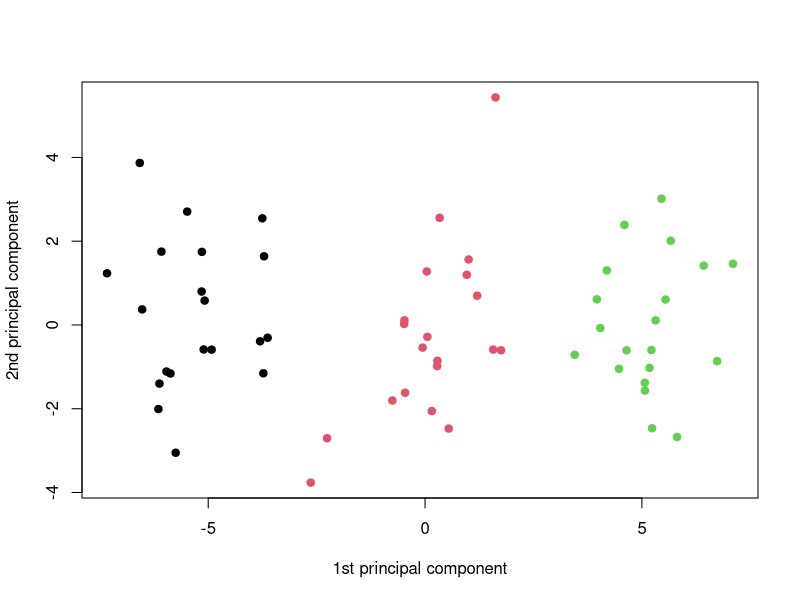

The R source for this figure:
# Generate dataset
set.seed(4)
rndm_data <- rbind(matrix(rnorm(20*50, mean = 0), nrow = 20), 
           matrix(rnorm(20*50, mean=0.7), nrow = 20), 
           matrix(rnorm(20*50, mean=1.4), nrow = 20))
head(rndm_data)

# part a: Apply PCA
rndm_data.pca = prcomp(rndm_data)$x
plot(rndm_data.pca[,1:2], col=c(rep(1,20), rep(2,20), rep(3,20)),pch =19, xlab ="1st principal component", ylab="2nd principal component")

# part b: Run k-means witk k=3 
res = kmeans(rndm_data, centers = 3)
true_class = c(rep(1,20), rep(2,20), rep(3,20)) 
table(res$cluster, true_class)

# part c: Run k-means with k=4 and k=2
res = kmeans(rndm_data, centers = 2)
true = c(rep(1,20), rep(2,20), rep(3,20)) 
table(res$cluster, true_class)

res = kmeans(rndm_data, centers = 4)
true = c(rep(1,20), rep(2,20), rep(3,20)) 
table(res$cluster, true_class)

# part d: Apply kmeans with k=3 and PCA
res = kmeans(rndm_data.pca[,1:2], centers = 3) 
true = c(rep(1,20), rep(2,20), rep(3,20)) 
table(res$cluster, true_class)

# part e: Apply kmeans with k=3 and normalization
res = kmeans(scale(rndm_data), centers = 3)
true = c(rep(1,20), rep(2,20), rep(3,20)) 
table(res$cluster, true_class)
